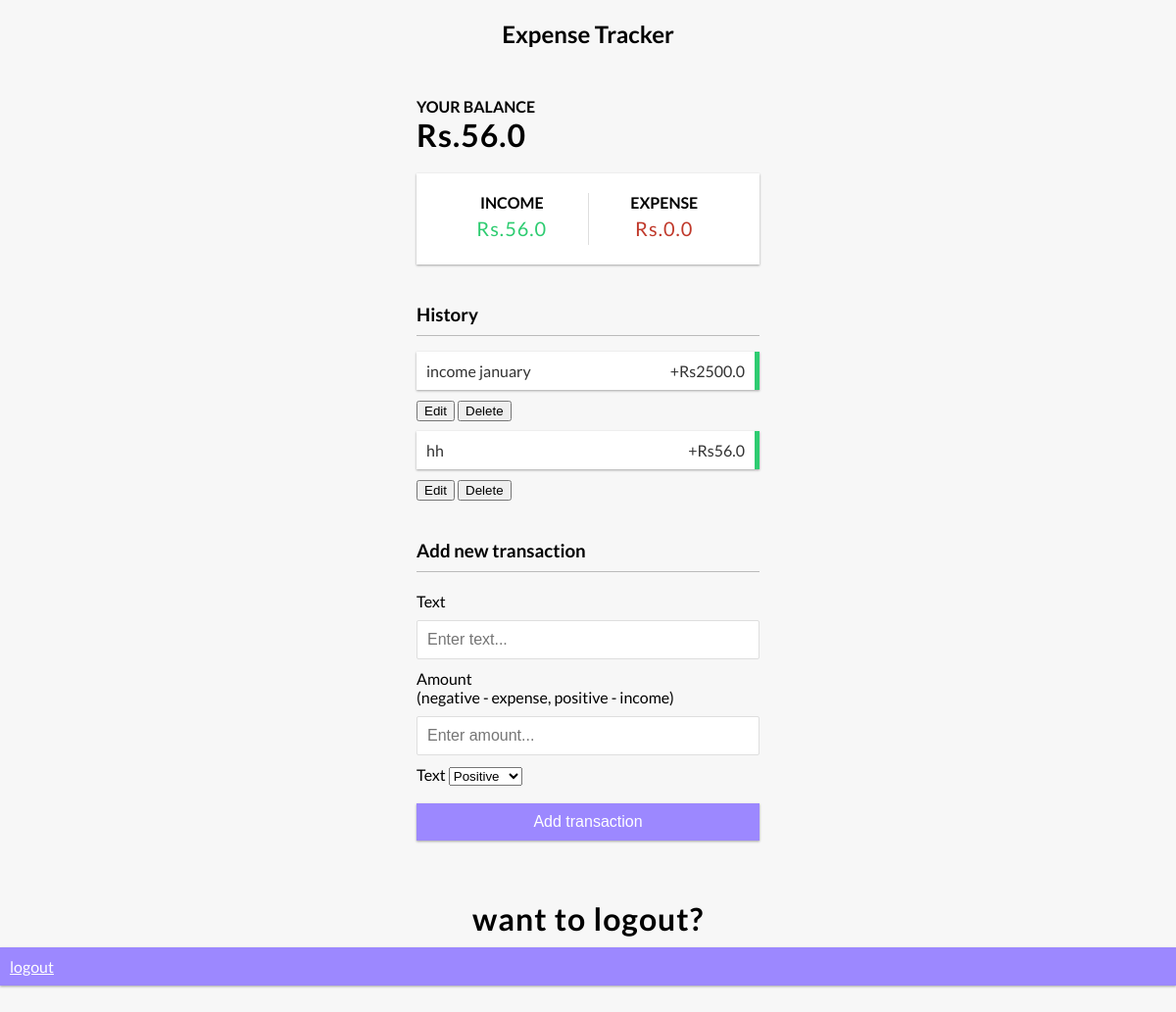
/home/ (signed in), run on the app's committed database.
### home/models.py (models this page shows, shortened)
class Profile(models.Model):
    user=models.ForeignKey(User,on_delete=models.CASCADE)
    income=models.FloatField(default=0)
    expense=models.FloatField(default=0)
    balance=models.FloatField(null=True,blank=True,default=0)

class Expense(models.Model):
    user=models.ForeignKey(User,on_delete=models.CASCADE)
    name=models.CharField(max_length=100)
    amount=models.FloatField()
    expense_type=models.CharField(max_length=100, choices=TYPE)

### home/views.py (the view, shortened to what this page needs)
# urls.py: 2. Add a URL to urlpatterns:  path('', views.home, name='home')
@login_required(login_url='login')
def home(request):
   profile, created = Profile.objects.get_or_create(user=request.user)
   expenses= Expense.objects.filter(user= request.user)
   context = {'profile':profile, 'expenses':expenses}
   return render(request, 'home.html',context)

### home/templates/home.html (shortened to what this page needs)
{% extends "base.html" %}
{% block start %}
<h2>Expense Tracker</h2>
<div class="container">
  <h4>Your Balance</h4>
  <h1 id="balance">Rs.{{profile.balance}}</h1>
  <div class="inc-exp-container">
    <div>
      <h4>Income</h4>
      <p id="money-plus" class="money plus">Rs.{{profile.income}}</p>
    </div>
    <div>
      <h4>Expense</h4>
      <p id="money-minus" class="money minus">Rs.{{profile.expense}}</p>
    </div>
  </div>
  <h3>History</h3>
  <ul id="list" class="list">
    {% for expense in expenses%}
    {% if expense.expense_type == 'Positive'%}
    <li class="plus">
      {{expense.name}} <span>+Rs{{expense.amount}}</span>
    </li>
    {% else %}
    <li class="minus">
      {{expense.name}} <span>Rs.{{expense.amount}}</span>
    </li>
    {% endif %}
      <button type="submit">Edit</button>
      <button type="submit">Delete</button>
    {% endfor %}
  </ul>
  <h3>Add new transaction</h3>
  <form id="form" method="POST">
    <div class="form-control">
      <label for="text">Text</label>
      <input type="text" required name="text" id="text" placeholder="Enter text..." />
    </div>
    <div class="form-control">
      <label for="amount"
        >Amount <br />
        (negative - expense, positive - income)</label
      >
      <input type="number" required name="amount" id="amount" placeholder="Enter amount..." />
    </div>
    <div class="form-control">
      <label for="text">Text</label>
      <select name="expense_type" required class="form-control">
        <option value="Positive">Positive</option>
      </select>
    </div>
    <button class="btn" type="submit">Add transaction</button>
  </form>
</div>
<h1>want to logout?</h1>
<a href="{% url 'logout' %}" class=btn btn-primary}"> logout </a>
{% endblock %}

### home/templates/base.html (style rules this page uses)
:root { --box-shadow: 0 1px 3px rgba(0, 0, 0, 0.12), 0 1px 2px rgba(0, 0, 0, 0.24); }
* { box-sizing: border-box; }
body { background-color: #f7f7f7; display: flex; flex-direction: column; align-items: center; justify-content: center; min-height: 100vh; margin: 0; font-family: 'Lato', sans-serif; }
.container { margin: 30px auto; width: 350px; }
h1 { letter-spacing: 1px; margin: 0; }
h3 { border-bottom: 1px solid #bbb; padding-bottom: 10px; margin: 40px 0 10px; }
h4 { margin: 0; text-transform: uppercase; }
.inc-exp-container { background-color: #fff; box-shadow: var(--box-shadow); padding: 20px; display: flex; justify-content: space-between; margin: 20px 0; }
.inc-exp-container > div { flex: 1; text-align: center; }
.inc-exp-container > div:first-of-type { border-right: 1px solid #dedede; }
.money { font-size: 20px; letter-spacing: 1px; margin: 5px 0; }
.money.plus { color: #2ecc71; }
.money.minus { color: #c0392b; }
label { display: inline-block; margin: 10px 0; }
input[type='text'], input[type='number'] { border: 1px solid #dedede; border-radius: 2px; display: block; font-size: 16px; padding: 10px; width: 100%; }
.btn { cursor: pointer; background-color: #9c88ff; box-shadow: var(--box-shadow); color: #fff; border: 0; display: block; font-size: 16px; margin: 10px 0 30px; padding: 10px; width: 100%; }
.list { list-style-type: none; padding: 0; margin-bottom: 40px; }
.list li { background-color: #fff; box-shadow: var(--box-shadow); color: #333; display: flex; justify-content: space-between; position: relative; padding: 10px; margin: 10px 0; }
.list li.plus { border-right: 5px solid #2ecc71; }

### data on the page
Profile: balance "56.0", income "56.0", expense "0.0"
Expense: name "income january", amount "2500.0"
Expense: name "hh", amount "56.0"
